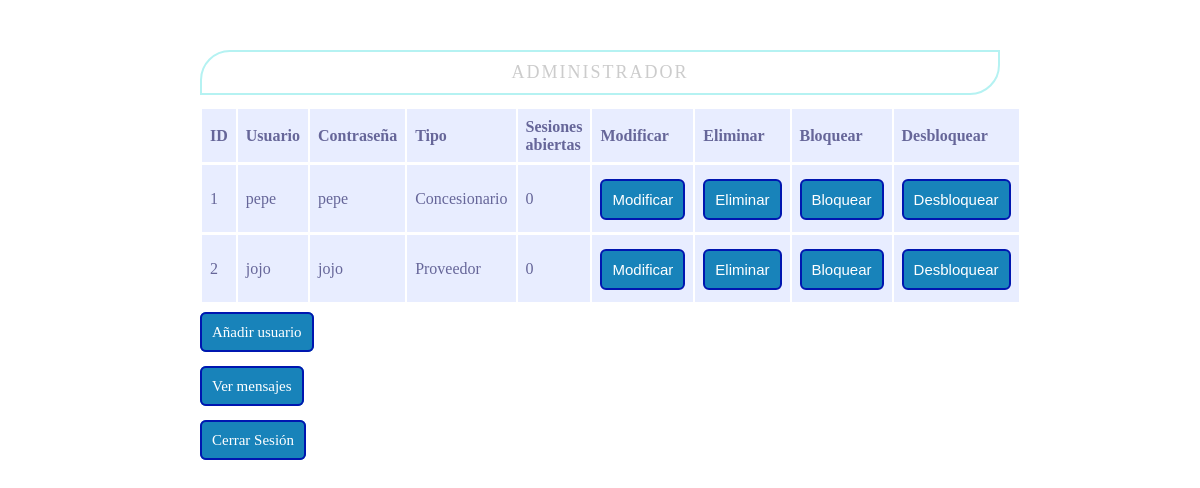
The page /Admin/admin.php on the database as committed earlier.
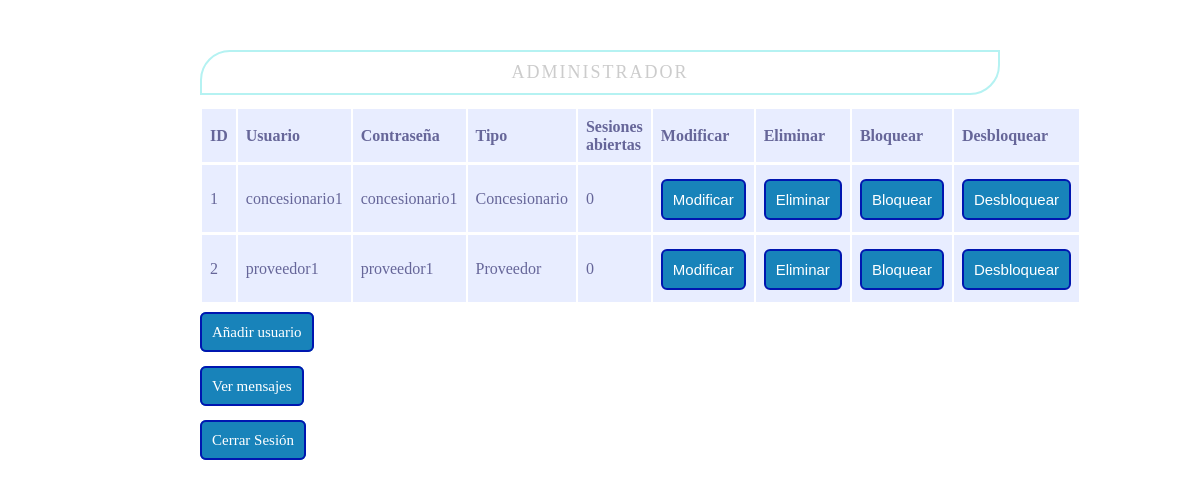
The same page on the database as committed later.
### tables this page shows
CREATE TABLE `usuario` (
  `id` int(11) NOT NULL,
  `username` varchar(15) NOT NULL,
  `password` varchar(20) NOT NULL,
  `tipo` varchar(20) NOT NULL,
  `numeroSesiones` int(11) NOT NULL
);

### Admin/admin.php (the view, shortened to what this page needs)
<!DOCTYPE html>
<html>
<head>
	<link rel="stylesheet" type="text/css" href="../estilos.css">
</head>
<body>
<?php
include("../db_connect/db_connect.php");
$consulta = mysqli_query($connection, "SELECT * FROM usuario");
?>
<h1>ADMINISTRADOR</h1>
<table class="listaUsers">
	            <tr>
	           	<td class="negrita">ID</td>
					<td class="negrita">Usuario</td>
					<td class="negrita">Contraseña</td>
					<td class="negrita">Tipo</td>
					<td class="negrita">Sesiones abiertas</td>
	                <td class="negrita">Modificar</td>
	                <td class="negrita">Eliminar</td>
	                <td class="negrita">Bloquear</td>
	                <td class="negrita">Desbloquear</td>
				</tr>
	<?php
		while($filas = mysqli_fetch_array($consulta))
			{
				$IDu=$filas['id'];
				$user=$filas['username'];
				$pass=$filas['password'];
				$tipo=$filas['tipo'];
				$numeroSesiones=$filas['numeroSesiones'];
	?>
				  <tr>
				  	<td><?php echo "<p>".$IDu."</p>";?></td>
					<td><?php echo "<p>".$user."</p>";?></td>
					<td><?php echo "<p>".$pass."</p>";?></td>
					<td><?php echo "<p>".$tipo."</p>";?></td>
					<td><?php echo "<p>".$numeroSesiones."</p>";?></td>
	                <td>
	                    <form method="post" action="modificarUser.php?ID=<?php echo $IDu;?>">
	                    	<input type="submit" value="Modificar" name="modificar" />
	                    </form>
	                </td>
	                <td>
	                	<form method="post" action="eliminarUser.php?ID=<?php echo $IDu;?>">
	                    	<input type="submit" value="Eliminar" name="eliminar" />
	                    </form>
	                </td>
	                <td>
	                    <form method="post" action="bloquearUser.php?ID=<?php echo $IDu;?>">
	                    	<input type="submit" value="Bloquear" name="bloquear" />
	                    </form>
	                </td>
	                <td>
	                	<form method="post" action="desbloquearUser.php?ID=<?php echo $IDu;?>">
	                    	<input type="submit" value="Desbloquear" name="desbloquear" />
	                    </form>
	                </td>
				  </tr>
	<?php	}	?>
</table>
			<br />
			<a class="button" href="addUser.php">Añadir usuario</a>
			<br />
			<br />
			<br />
			<a  class="button" href="mensajesAdmin.php">Ver mensajes</a>
			<br />
			<br />
			<br />
			<a  class="button" href="../login/login.html">Cerrar Sesión</a>
</body>
</html>

### estilos.css (style rules this page uses)
body { width: 800px; heigth: 400px; margin: 50px auto; }
h1 { border: 2px solid #b5f2f2; font: normal normal 18px quicksand; color: #cccccc; letter-spacing: 2px; text-align: center; text-transform: uppercase; padding: 10px; border-radius: 30px 0px 30px 0px; }
.listaUsers td { padding: 8px; background: #e8edff; border-bottom: 1px solid #fff; color: #669; border-top: 1px solid transparent; }
.negrita { font-weight: bold; }
input[type=submit] { text-decoration: none; padding: 10px; font-weight: 300; font-size: 15px; color: #ffffff; background-color: #1883ba; border-radius: 6px; border: 2px solid #0016b0; }
.button { text-decoration: none; padding: 10px; font-weight: 300; font-size: 15px; color: #ffffff; background-color: #1883ba; border-radius: 6px; border: 2px solid #0016b0; }

Rows that differ between the two databases and show on the page:
changed usuario "Concesionario": username "pepe" → "concesionario1"; password "pepe" → "concesionario1"
changed usuario "Proveedor": username "jojo" → "proveedor1"; password "jojo" → "proveedor1"
